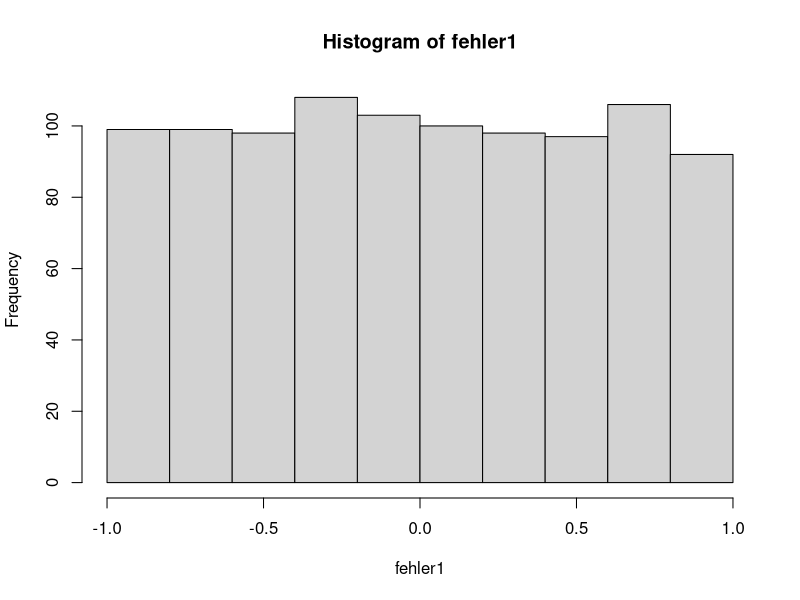
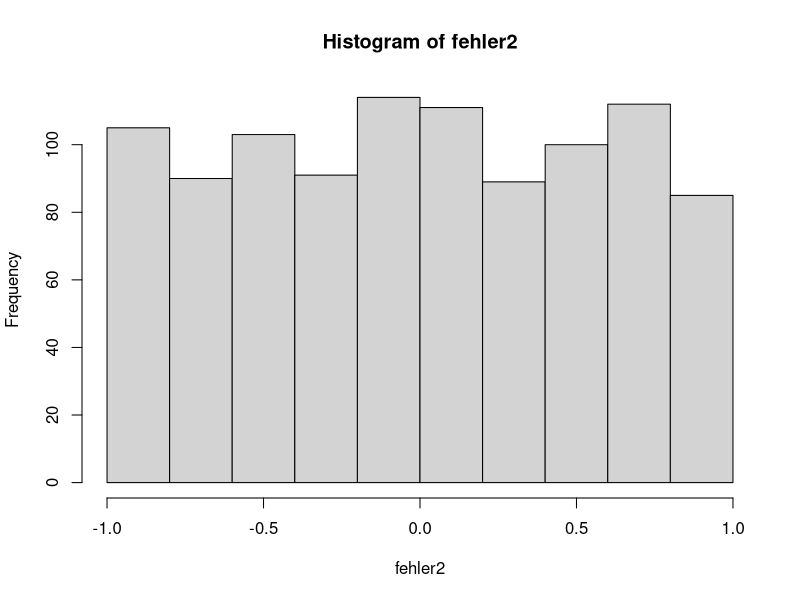
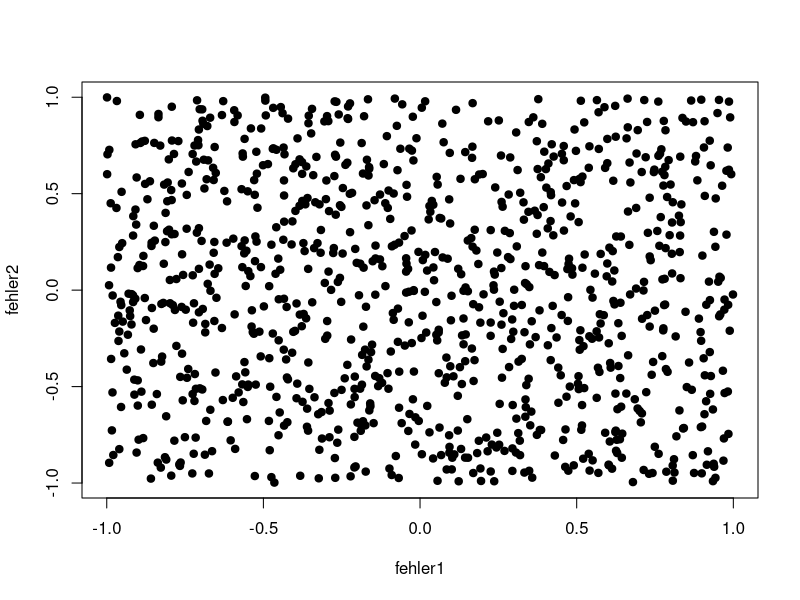
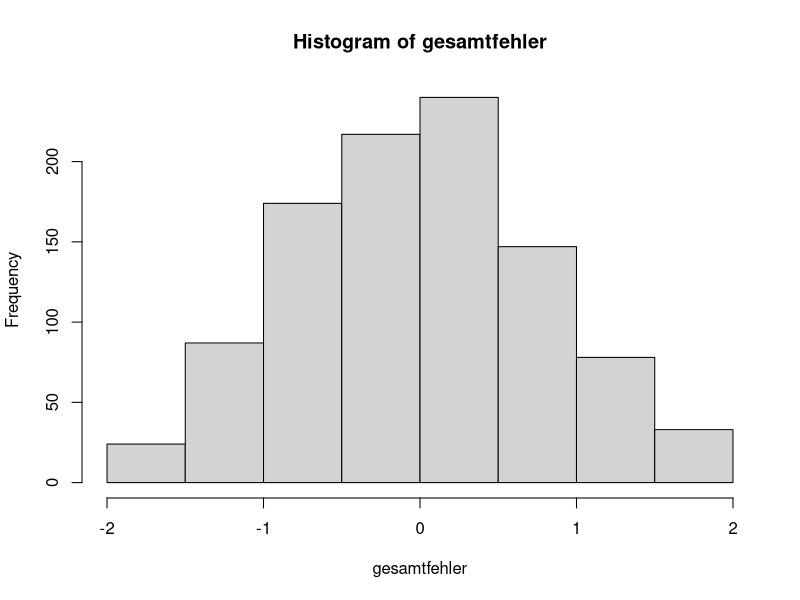
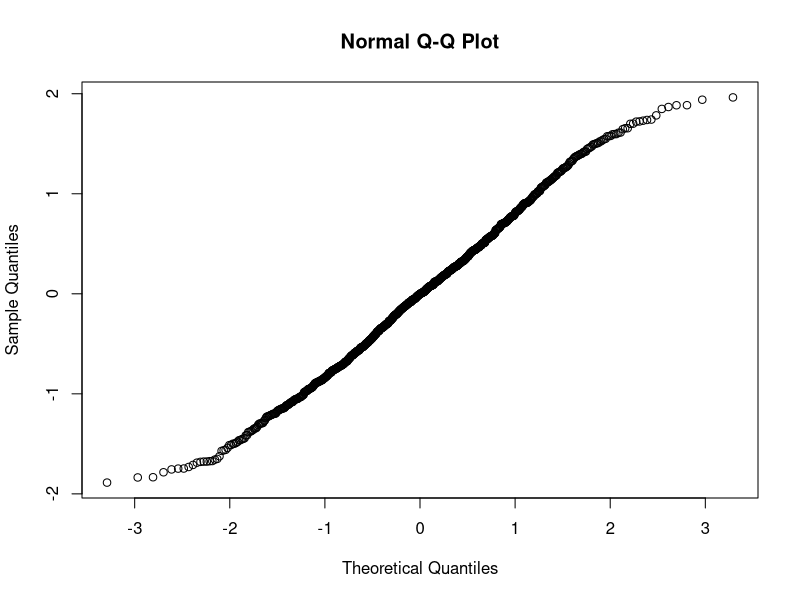
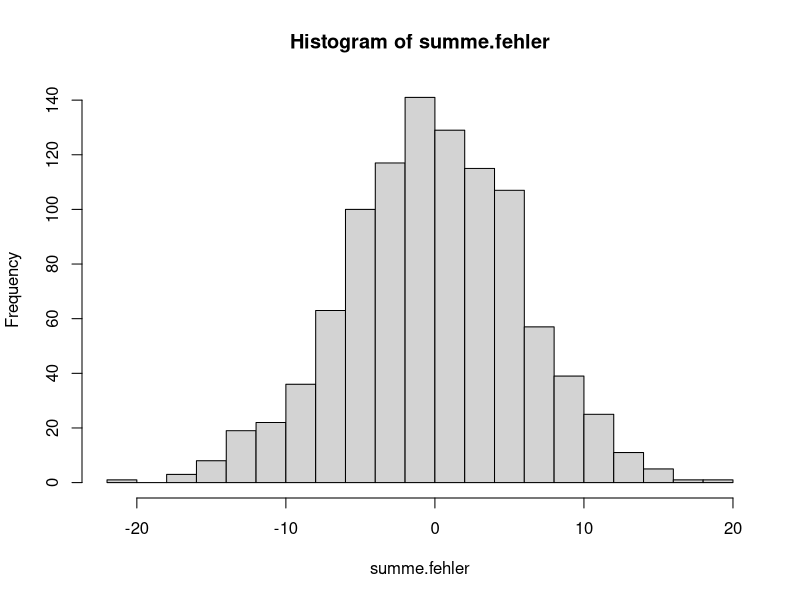
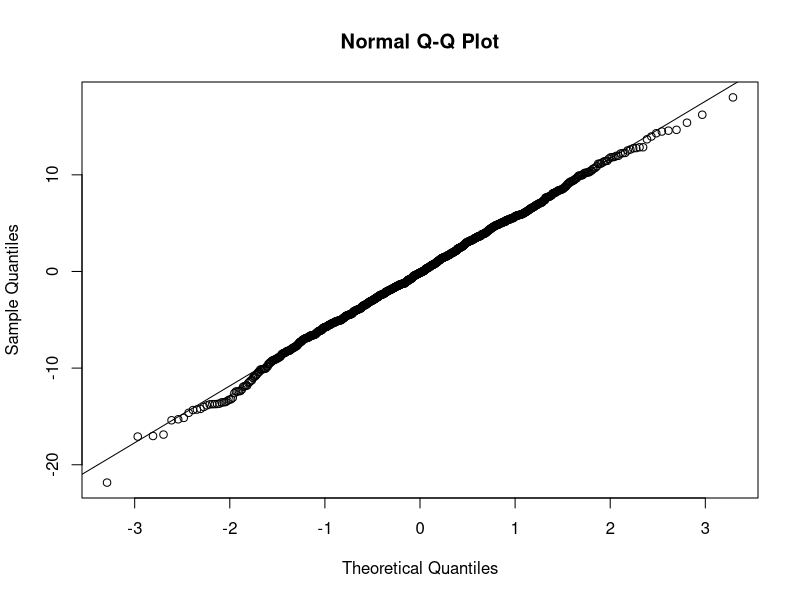
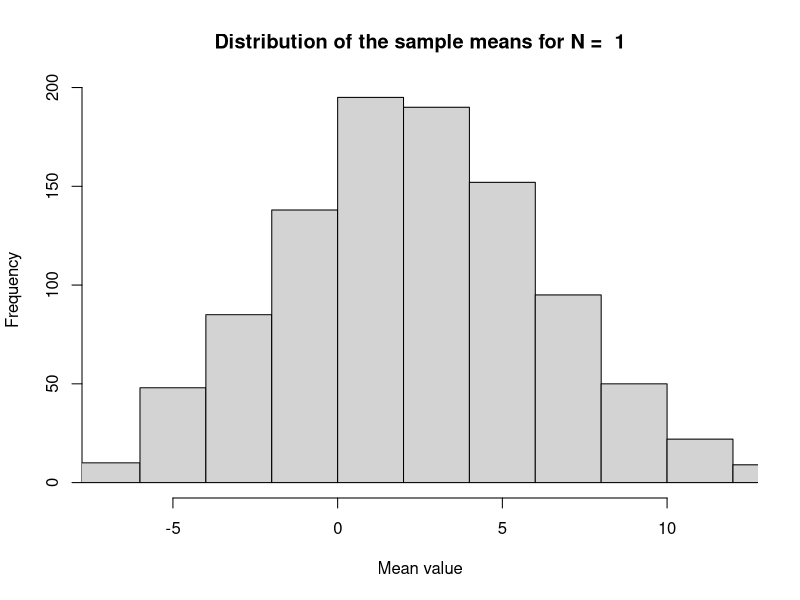

These figures' R source, in order:
## ---- chunk 1
knitr::opts_chunk$set(echo = TRUE)
set.seed(123)
## ---- chunk 2
fehler1 = runif(1000,min = -1,max = 1)
#fehler1 = rnorm(1000,10, sd = 0.5)
head(fehler1,n = 40)
## ---- chunk 3
hist(fehler1)
## ---- chunk 4
fehler2 = runif(1000,min=-1,max=1)
#fehler2 = rnorm(1000, mean = 4, sd = 6)
hist(fehler2)
## ---- chunk 5
plot(fehler1,fehler2,pch=19)
## ---- chunk 6
gesamtfehler = fehler1 + fehler2
## ---- chunk 7
hist(gesamtfehler)
## ---- chunk 8
qqnorm(gesamtfehler)
## ---- chunk 9
## 100 ubanhängige Fehlerquellen
n = 100
gesamtfehler = sapply(1:n,function(i) 
  {
  runif(1000,min=-1,max=1)
  })
gesamtfehler[1:5,1:5]
## ---- chunk 10
summe.fehler = apply(gesamtfehler,1,sum)
hist(summe.fehler,breaks=20)
## ---- chunk 11
qqnorm(summe.fehler);qqline(summe.fehler)
## ---- chunk 12
N = 1
x <- sapply(1:1000, function (x) {mean(rnorm(N, mean = 2.3, sd = 4))})
hist(x, xlim= c(-7,12),
     xlab = "Mean value",
     main = paste("Distribution of the sample means for N = ",N))
## ---- chunk 13
N = 5
x <- sapply(1:1000, function (x) {mean(rnorm(N, mean = 2.3, sd = 4))})
hist(x, xlim=c(-7,12),
     xlab = "Mean value",
     main = paste("Distribution of the sample means for N = ",N))
## ---- chunk 14
N = 25
x <- sapply(1:1000, function (x) {mean(rnorm(N, mean = 2.3, sd = 4))})
hist(x, xlim=c(-7,12),
     xlab = "Mean value",
     main = paste("Distribution of the sample means for N = ",N))
## ---- chunk 15
N = 1
x <- sapply(1:1000, function (x) {mean(rpois(N, lambda = 2.3))})
hist(x, xlim= c(0,10),
     xlab = "Mean value",
     main = paste("Distribution of the sample means for N = ",N))
## ---- chunk 16
N = 5
x <- sapply(1:1000, function (x) {mean(rpois(N, lambda = 2.3))})
hist(x, xlim=c(0,10),
     xlab = "Mean value",
     main = paste("Distribution of the sample means for N = ",N),probability = T)
lines(seq(0,10,0.1),dnorm(seq(0,10,0.1),mean = 2.3,sd = sqrt(2.3)/sqrt(N)),lty=2, lwd = 2,col = "purple")
## ---- chunk 17
N = 25
x <- sapply(1:1000, function (x) {mean(rpois(N, lambda = 2.3))})
hist(x, xlim=c(0,10),
     xlab = "Mean value",
     main = paste("Distribution of the sample means for N = ",N),probability = T)
lines(seq(0,10,0.1),dnorm(seq(0,10,0.1),mean = 2.3,sd = sqrt(2.3)/sqrt(N)),lty=2, lwd = 2,col = "purple")
## ---- chunk 18
s_mean <- sapply(seq(1,1000,10), function(x) {
  mean(rpois(x, lambda = 2.3))
})
plot(s_mean, ylim = c(0,5),pch = 19, col = "blue", ylab = "Sample mean")
abline(h = 2.3, lty = 2, col="black", lwd=2)
## ---- chunk 19
sd_mean <- sapply(seq(1,1000,10), function(x) {
  sd(sapply(1:10, function(y) {
    mean(rpois(x, lambda = 2.3))
  })) 
})
plot(sd_mean, ylim = c(0,5),pch = 19, col = "darkgreen", ylab = "Standard error")
lines(sqrt(2.3)/sqrt(seq(1,1000,10)), lty = 2, col="black", lwd=2)
## ---- chunk 20
N = 2
x <- sapply(1:1000, function (x) {mean(rt(N, df = N-1))})
hist(x, xlim= c(-10,10),
     xlab = "Mean value",
     main = paste("Distribution of the sample means for N = ",N))
## ---- chunk 21
N = 5
x <- sapply(1:1000, function (x) {mean(rt(N, df = N-1))})
hist(x, xlim=c(-10,10),
     xlab = "Mean value",
     ylim = c(0,1.1),
     main = paste("Distribution of the sample means for N = ",N),probability = T)
lines(seq(-10,10,0.1),dnorm(seq(-10,10,0.1),mean = 0,sd = 1/sqrt(N)),lty=2, lwd = 2,col = "purple")
## ---- chunk 22
N = 25
x <- sapply(1:1000, function (x) {mean(rt(N, df = N-1))})
hist(x, xlim=c(-10,10),
     xlab = "Mean value",
     ylim = c(0,1.9),
     main = paste("Distribution of the sample means for N = ",N),probability = T)
lines(seq(-10,10,0.1),dnorm(seq(-10,10,0.1),,mean = 0,sd = 1/sqrt(N)),lty=2, lwd = 2,col = "purple")
## ---- chunk 23
s_mean <- sapply(seq(2,1000,10), function(x) {
  mean(rt(x, df = x-1))
})
plot(s_mean, ylim = c(-3,3),pch = 19, col = "blue", ylab = "Sample mean")
abline(h = 0, lty = 2, col="black", lwd=2)
## ---- chunk 24
sd_mean <- sapply(seq(2,1000,10), function(x) {
  sd(sapply(1:10, function(y) {
    mean(rt(x, df = x-1))
  })) 
})
plot(sd_mean, ylim = c(0,5),pch = 19, col = "darkgreen", ylab = "Standard error")
lines(1/sqrt(seq(2,1000,10)), lty = 2, col="black", lwd=2)
